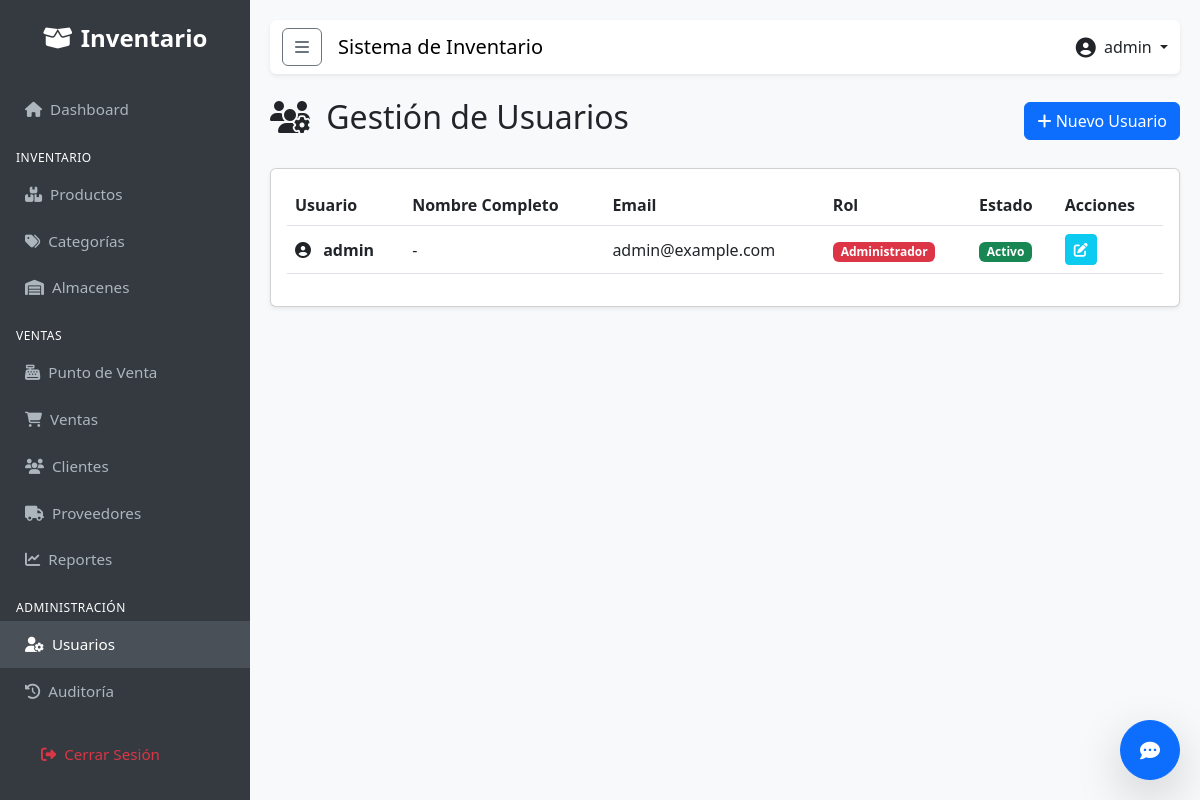
/users/manage/ (signed in), run on the app's committed database.
### apps/users/models.py (models this page shows, shortened)
class User(AbstractUser):
    class Role(models.TextChoices):
        ADMIN = 'ADMIN', _('Administrador')
        SELLER = 'SELLER', _('Vendedor')
        WAREHOUSE = 'WAREHOUSE', _('Almacenista')
    role = models.CharField(
        max_length=50,
        choices=Role.choices,
        default=Role.SELLER,
        verbose_name=_('Rol')
    )
    phone = models.CharField(max_length=20, blank=True, null=True, verbose_name=_('Teléfono'))
    class Meta:
        verbose_name = _('Usuario')
        verbose_name_plural = _('Usuarios')

### apps/users/views.py (the view)
# urls.py: path('manage/', UserListView.as_view(), name='user_list'),
class UserListView(LoginRequiredMixin, AdminRequiredMixin, ListView):
    model = User
    template_name = 'users/user_list.html'
    context_object_name = 'users'
    ordering = ['-date_joined']

### apps/users/permissions.py (called while the page is built)
def is_admin(user):
    return user.is_authenticated and user.role == 'ADMIN'

    def test_func(self):
        return is_admin(self.request.user)

### templates/users/user_list.html (shortened to what this page needs)
{% extends 'base.html' %}
{% block content %}
<div class="d-flex justify-content-between align-items-center mb-4">
    <h2><i class="fas fa-users-cog me-2"></i> Gestión de Usuarios</h2>
    <a href="{% url 'users:user_add' %}" class="btn btn-primary">
        <i class="fas fa-plus"></i> Nuevo Usuario
    </a>
</div>
<div class="card shadow-sm">
    <div class="card-body">
        <div class="table-responsive">
            <table class="table table-hover align-middle">
                <thead>
                    <tr>
                        <th>Usuario</th>
                        <th>Nombre Completo</th>
                        <th>Email</th>
                        <th>Rol</th>
                        <th>Estado</th>
                        <th>Acciones</th>
                    </tr>
                </thead>
                <tbody>
                    {% for user in users %}
                    <tr>
                        <td>
                            <i class="fas fa-user-circle me-2"></i>
                            <strong>{{ user.username }}</strong>
                        </td>
                        <td>{{ user.get_full_name|default:"-" }}</td>
                        <td>{{ user.email|default:"-" }}</td>
                        <td>
                            <span
                                class="badge {% if user.role == 'ADMIN' %}bg-danger{% elif user.role == 'SELLER' %}bg-primary{% else %}bg-info{% endif %}">
                                {{ user.get_role_display }}
                            </span>
                        </td>
                        <td>
                            {% if user.is_active %}
                            <span class="badge bg-success">Activo</span>
                            {% else %}
                            <span class="badge bg-secondary">Inactivo</span>
                            {% endif %}
                        </td>
                        <td>
                            <a href="{% url 'users:user_edit' user.pk %}" class="btn btn-sm btn-info text-white"
                                title="Editar">
                                <i class="fas fa-edit"></i>
                            </a>
                        </td>
                    </tr>
                    {% empty %}
                    <tr>
                        <td colspan="6" class="text-center text-muted py-4">No hay usuarios registrados.</td>
                    </tr>
                    {% endfor %}
                </tbody>
            </table>
        </div>
    </div>
</div>
{% endblock %}

### templates/base.html (shortened to what this page needs)
{% load static %}
<!DOCTYPE html>
<html lang="es">
<head>
    <link href="https://cdn.jsdelivr.net/npm/bootstrap@5.3.0/dist/css/bootstrap.min.css" rel="stylesheet">
    <link rel="stylesheet" href="https://cdnjs.cloudflare.com/ajax/libs/font-awesome/6.4.0/css/all.min.css">
</head>
<body>
    <div class="sidebar" id="sidebar">
        <div class="brand">
            <i class="fas fa-box-open me-2"></i>Inventario
        </div>
        <a href="{% url 'dashboard:index' %}"
            class="{% if request.resolver_match.app_name == 'dashboard' %}active{% endif %}">
            <i class="fas fa-home me-2"></i>Dashboard
        </a>
        <div class="sidebar-heading mt-3 px-3 mb-1">Inventario</div>
        <a href="{% url 'inventory:product_list' %}"
            class="{% if request.resolver_match.url_name == 'product_list' %}active{% endif %}">
            <i class="fas fa-boxes me-2"></i>Productos
        </a>
        <a href="{% url 'inventory:category_list' %}"
            class="{% if request.resolver_match.url_name == 'category_list' %}active{% endif %}">
            <i class="fas fa-tags me-2"></i>Categorías
        </a>
        <a href="{% url 'inventory:warehouse_list' %}"
            class="{% if request.resolver_match.url_name == 'warehouse_list' %}active{% endif %}">
            <i class="fas fa-warehouse me-2"></i>Almacenes
        </a>
        <div class="sidebar-heading mt-3 px-3 mb-1">Ventas</div>
        <a href="{% url 'sales:pos' %}" class="{% if request.resolver_match.url_name == 'pos' %}active{% endif %}">
            <i class="fas fa-cash-register me-2"></i>Punto de Venta
        </a>
        <a href="{% url 'sales:sale_list' %}"
            class="{% if request.resolver_match.url_name == 'sale_list' %}active{% endif %}">
            <i class="fas fa-shopping-cart me-2"></i>Ventas
        </a>
        <a href="{% url 'sales:client_list' %}"
            class="{% if request.resolver_match.url_name == 'client_list' %}active{% endif %}">
            <i class="fas fa-users me-2"></i>Clientes
        </a>
        <a href="{% url 'sales:supplier_list' %}"
            class="{% if request.resolver_match.url_name == 'supplier_list' %}active{% endif %}">
            <i class="fas fa-truck me-2"></i>Proveedores
        </a>
        <a href="{% url 'sales:sales_report' %}"
            class="{% if request.resolver_match.url_name == 'sales_report' %}active{% endif %}">
            <i class="fas fa-chart-line me-2"></i>Reportes
        </a>
        {% if user.is_superuser %}
        <div class="sidebar-heading mt-3 px-3 mb-1">Administración</div>
        <a href="{% url 'users:user_list' %}"
            class="{% if request.resolver_match.url_name == 'user_list' %}active{% endif %}">
            <i class="fas fa-user-cog me-2"></i>Usuarios
        </a>
        <a href="{% url 'users:audit_log' %}"
            class="{% if request.resolver_match.url_name == 'audit_log' %}active{% endif %}">
            <i class="fas fa-history me-2"></i>Auditoría
        </a>
        {% endif %}
        <div class="mt-auto p-3">
            <a href="{% url 'users:logout' %}" class="text-danger">
                <i class="fas fa-sign-out-alt me-2"></i>Cerrar Sesión
            </a>
        </div>
    </div>
    <div class="main-content">
        <nav class="navbar navbar-expand-lg navbar-light bg-white mb-4 shadow-sm rounded">
            <div class="container-fluid">
                <button class="btn btn-outline-secondary me-3" id="sidebarToggle">
                    <i class="fas fa-bars"></i>
                </button>
                <span class="navbar-brand mb-0 h1">Sistema de Inventario</span>
                <div class="ms-auto d-flex align-items-center">
                    <div class="dropdown">
                        <a class="nav-link dropdown-toggle" href="#" role="button" data-bs-toggle="dropdown">
                            <i class="fas fa-user-circle fa-lg me-1"></i> {{ user.username }}
                        </a>
                    </div>
                </div>
            </div>
        </nav>
        {% block content %}
        {% endblock %}
    </div>
    <div id="chat-widget" style="position: fixed; bottom: 20px; right: 20px; z-index: 1050;">
        <button id="chat-toggle" class="btn btn-primary rounded-circle shadow-lg" style="width: 60px; height: 60px;">
            <i class="fas fa-comment-dots fa-lg"></i>
        </button>
    </div>
</body>
</html>

### templates/base.html (style rules this page uses)
body { font-family: 'Segoe UI', Tahoma, Geneva, Verdana, sans-serif; background-color: #f8f9fa; }
.sidebar { height: 100vh; position: fixed; top: 0; left: 0; width: 250px; background-color: #343a40; padding-top: 20px; color: white; transition: all 0.3s; z-index: 1000; overflow-y: auto; }
.sidebar a { padding: 12px 25px; text-decoration: none; font-size: 0.95rem; color: #adb5bd; display: block; transition: 0.3s; }
.sidebar a:hover, .sidebar a.active { color: white; background-color: #495057; }
.sidebar .brand { font-size: 1.5rem; text-align: center; margin-bottom: 30px; color: white; font-weight: bold; }
.sidebar-heading { font-size: 0.75rem; text-transform: uppercase; letter-spacing: 0.5px; }
.main-content { margin-left: 250px; padding: 20px; transition: all 0.3s; }

### data on the page
User: username "admin", get_full_name "-", email "admin@example.com", role "Administrador", is_active "Activo"
